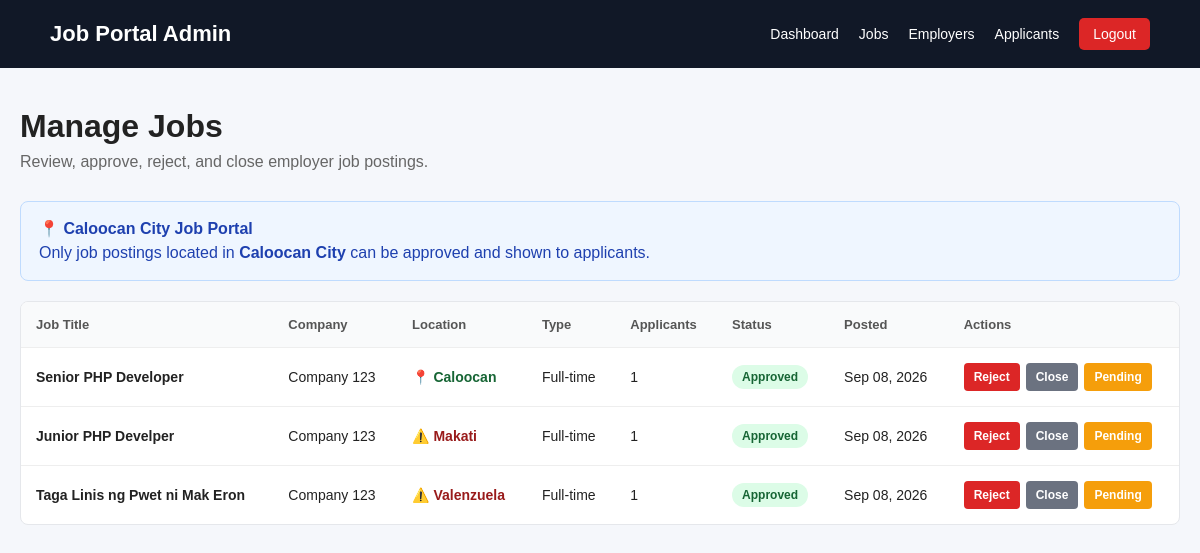
The page /c_jobs/admin/jobs.php (signed in) on the database as committed earlier.
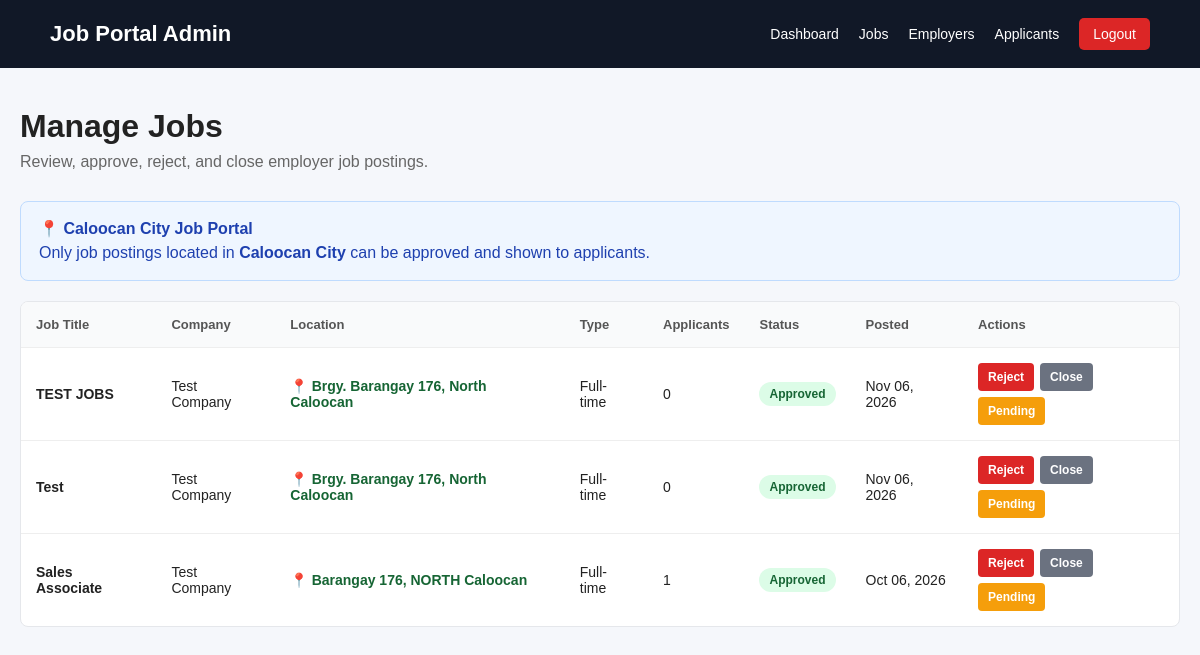
The same page on the database as committed later.
### tables this page shows
CREATE TABLE `jobs` (
  `id` int(10) UNSIGNED NOT NULL,
  `employer_id` int(10) UNSIGNED NOT NULL,
  `job_title` varchar(255) NOT NULL,
  `job_description` text DEFAULT NULL,
  `description` text NOT NULL,
  `requirements` text DEFAULT NULL,
  `educational_requirement` varchar(100) DEFAULT NULL,
  `required_degree` varchar(255) DEFAULT NULL,
  `required_skills` text DEFAULT NULL,
  `location` varchar(255) DEFAULT NULL,
  `address` text DEFAULT NULL,
  `barangay` varchar(100) DEFAULT NULL,
  `caloocan_area` enum('north','south') DEFAULT NULL,
  `latitude` decimal(10,8) DEFAULT NULL,
  `longtitude` decimal(11,8) DEFAULT NULL,
  `employment_type` enum('Full-time','Part-time','Contract','Internship','Freelance') NOT NULL DEFAULT 'Full-time',
  `salary_min` decimal(12,2) DEFAULT NULL,
  `salary_max` decimal(12,2) DEFAULT NULL,
  `is_remote` tinyint(1) NOT NULL DEFAULT 0,
  `status` enum('pending','approved','rejected','closed') NOT NULL DEFAULT 'pending',
  `application_deadline` date DEFAULT NULL,
  `created_at` timestamp NOT NULL DEFAULT current_timestamp(),
  `updated_at` timestamp NOT NULL DEFAULT current_timestamp() ON UPDATE current_timestamp(),
  `tesda_qualification` varchar(255) DEFAULT NULL,
  `required_nc_level` varchar(20) DEFAULT NULL,
  `job_source` enum('private_employer','lgu','job_fair') NOT NULL DEFAULT 'private_employer',
  `source_name` varchar(255) DEFAULT NULL,
  `source_url` varchar(500) DEFAULT NULL,
  `degree_classification` varchar(255) DEFAULT NULL,
  `lgu_job_category` varchar(255) DEFAULT NULL
);

CREATE TABLE `employers` (
  `id` int(10) UNSIGNED NOT NULL,
  `user_id` int(10) UNSIGNED NOT NULL,
  `company_name` varchar(255) NOT NULL,
  `employer_type` enum('private','lgu') NOT NULL DEFAULT 'private',
  `company_description` text DEFAULT NULL,
  `company_logo` varchar(255) DEFAULT NULL,
  `contact_person` varchar(150) DEFAULT NULL,
  `contact_number` varchar(50) DEFAULT NULL,
  `address` varchar(255) DEFAULT NULL,
  `barangay` varchar(100) DEFAULT NULL,
  `latitude` decimal(10,8) DEFAULT NULL,
  `longitude` decimal(11,8) DEFAULT NULL,
  `caloocan_area` enum('north','south') DEFAULT NULL,
  `verification_status` enum('unverified','pending','approved','rejected') DEFAULT 'unverified',
  `created_at` timestamp NOT NULL DEFAULT current_timestamp(),
  `updated_at` timestamp NOT NULL DEFAULT current_timestamp() ON UPDATE current_timestamp()
);

### c_jobs/admin/jobs.php (the view, shortened to what the changed rows need)
<?php
require_once "../config/database.php";
$stmt = $pdo->query("
    SELECT
        j.id,
        j.job_title,
        j.location,
        j.employment_type,
        j.salary_min,
        j.salary_max,
        j.is_remote,
        j.status,
        j.application_deadline,
        j.created_at,
        e.company_name,
        (
            SELECT COUNT(*)
            FROM applications a
            WHERE a.job_id = j.id
        ) AS applicant_count
    FROM jobs j
    INNER JOIN employers e
        ON j.employer_id = e.id
    ORDER BY j.created_at DESC
");
$jobs = $stmt->fetchAll(PDO::FETCH_ASSOC);
?>
<!DOCTYPE html>
<html lang="en">
<head>
</head>
<body>
<div class="container">
    <div class="page-header">
        <h1>
            Manage Jobs
        </h1>
    </div>
    <div class="table-container">
        <table>
            <thead>
                <tr>
                    <th>
                        Job Title
                    </th>
                    <th>
                        Company
                    </th>
                    <th>
                        Location
                    </th>
                    <th>
                        Type
                    </th>
                    <th>
                        Applicants
                    </th>
                    <th>
                        Status
                    </th>
                    <th>
                        Posted
                    </th>
                    <th>
                        Actions
                    </th>
                </tr>
            </thead>
            <tbody>
                <?php if (empty($jobs)): ?>
                    <tr>
                        <td
                            colspan="8"
                            class="no-jobs"
                        >
                            No jobs found.
                        </td>
                    </tr>
                <?php else: ?>
                    <?php foreach ($jobs as $job): ?>
                        <?php
                        $jobLocation = strtolower(
                            trim($job["location"] ?? "")
                        );
                        $isCaloocan = (
                            $jobLocation !== ""
                            && strpos(
                                $jobLocation,
                                "caloocan"
                            ) !== false
                        );
                        $statusClass = match (
                            $job["status"]
                        ) {
                            "pending" =>
                                "status-pending",
                            "approved" =>
                                "status-approved",
                            "rejected" =>
                                "status-rejected",
                            "closed" =>
                                "status-closed",
                            default =>
                                ""
                        };
                        ?>
                        <tr>
                            <td>
                                <strong>
                                    <?= htmlspecialchars(
                                        $job["job_title"]
                                    ) ?>
                                </strong>
                            </td>
                            <td>
                                <?= htmlspecialchars(
                                    $job["company_name"]
                                ) ?>
                            </td>
                            <td>
                                <?php if ($isCaloocan): ?>
                                    <span class="caloocan-location">
                                        📍
                                        <?= htmlspecialchars(
                                            $job["location"]
                                        ) ?>
                                    </span>
                                <?php else: ?>
                                    <span class="invalid-location">
                                        ⚠️
                                        <?= htmlspecialchars(
                                            $job["location"]
                                            ?: "N/A"
                                        ) ?>
                                    </span>
                                <?php endif; ?>
                            </td>
                            <td>
                                <?= htmlspecialchars(
                                    $job["employment_type"]
                                ) ?>
                            </td>
                            <td>
                                <?= (int)$job["applicant_count"] ?>
                            </td>
                            <td>
                                <span
                                    class="status <?= $statusClass ?>"
                                >
                                    <?= htmlspecialchars(
                                        ucfirst(
                                            $job["status"]
                                        )
                                    ) ?>
                                </span>
                            </td>
                            <td>
                                <?= date(
                                    "M d, Y",
                                    strtotime(
                                        $job["created_at"]
                                    )
                                ) ?>
                            </td>
                            <td>
                                <div class="actions">
                                    <?php if (
                                        $job["status"] !== "rejected"
                                    ): ?>
                                        <form method="POST">
                                            <button
                                                type="submit"
                                                class="btn btn-reject"
                                            >
                                                Reject
                                            </button>
                                        </form>
                                    <?php endif; ?>
                                    <?php if (
                                        $job["status"] !== "closed"
                                    ): ?>
                                        <form method="POST">
                                            <button
                                                type="submit"
                                                class="btn btn-close"
                                            >
                                                Close
                                            </button>
                                        </form>
                                    <?php endif; ?>
                                    <?php if (
                                        $job["status"] !== "pending"
                                    ): ?>
                                        <form method="POST">
                                            <button
                                                type="submit"
                                                class="btn btn-pending"
                                            >
                                                Pending
                                            </button>
                                        </form>
                                    <?php endif; ?>
                                </div>
                            </td>
                        </tr>
                    <?php endforeach; ?>
                <?php endif; ?>
            </tbody>
        </table>
    </div>
</div>
</body>
</html>

Rows that differ between the two databases and show on the page:
removed jobs: job_title "Senior PHP Developer", employer.company_name "Company 123", location "Caloocan", employment_type "Full-time", applicant_count "1", status "Approved", created_at "Sep 08, 2026"
removed jobs: job_title "Junior PHP Develper", employer.company_name "Company 123", location "Makati", employment_type "Full-time", applicant_count "1", status "Approved", created_at "Sep 08, 2026"
removed jobs: job_title "Taga Linis ng Pwet ni Mak Eron", employer.company_name "Company 123", location "Valenzuela", employment_type "Full-time", applicant_count "1", status "Approved", created_at "Sep 08, 2026"
added jobs: job_title "TEST JOBS", employer.company_name "Test Company", location "Brgy. Barangay 176, North Caloocan", employment_type "Full-time", applicant_count "0", status "Approved", created_at "Nov 06, 2026"
added jobs: job_title "Test", employer.company_name "Test Company", location "Brgy. Barangay 176, North Caloocan", employment_type "Full-time", applicant_count "0", status "Approved", created_at "Nov 06, 2026"
added jobs: job_title "Sales Associate", employer.company_name "Test Company", location "Barangay 176, NORTH Caloocan", employment_type "Full-time", applicant_count "1", status "Approved", created_at "Oct 06, 2026"
